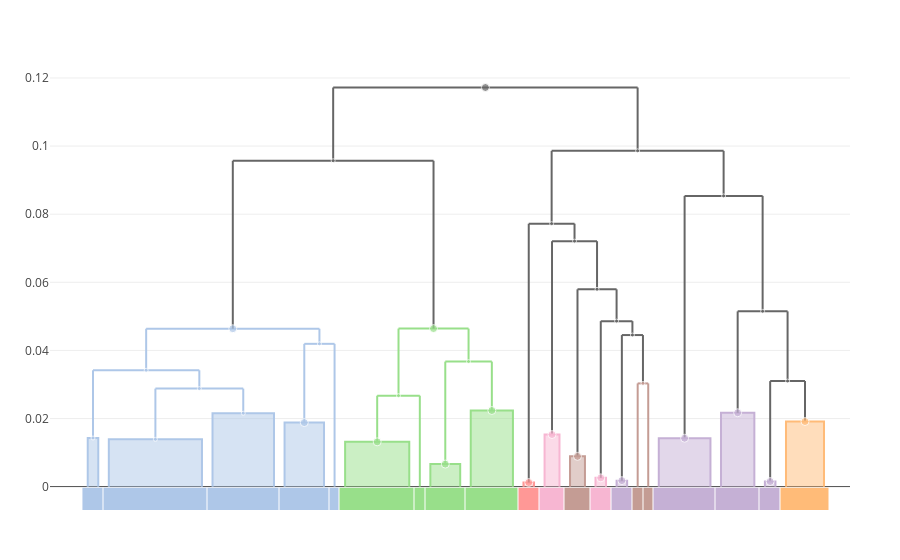

Notebook code cell kept with this figure:
### Code cell
trees["all"] = cluster_annotate(cdata, 1:cdata.ntaxa)
plot(dendrogram(cdata, trees["all"]))

### Figure 1 — Plotly figure (JSON) as saved in the notebook; plotly's stock layout.template omitted (floating-point values rounded to 4 significant figures)
{"data": [{"fill": "toself", "hoverinfo": "skip", "line": {"color": "#AEC7E8"}, "mode": "lines", "showlegend": false, "type": "scatter", "x": [12.83, 12.83, 18.66, 18.66], "y": [0, 0.02155, 0.02155, 0], "yaxis": "y"}, {"fill": "toself", "hoverinfo": "skip", "line": {"color": "#98DF8A"}, "mode": "lines", "showlegend": false, "type": "scatter", "x": [33.49, 33.49, 36.32, 36.32], "y": [0, 0.006623, 0.006623, 0], "yaxis": "y"}, {"hoverinfo": "skip", "line": {"color": "#AEC7E8"}, "mode": "lines", "showlegend": false, "type": "scatter", "x": [21.53, 24.4, null, 21.53, 21.53, null, 24.4, 24.4, null], "y": [0.04193, 0.04193, null, 0.04193, 0.01881, null, 0.04193, 0, null], "yaxis": "y"}, {"fill": "toself", "hoverinfo": "skip", "line": {"color": "#F7B6D2"}, "mode": "lines", "showlegend": false, "type": "scatter", "x": [49.14, 49.14, 50.14, 50.14], "y": [0, 0.002577, 0.002577, 0], "yaxis": "y"}, {"hoverinfo": "skip", "line": {"color": "#98DF8A"}, "mode": "lines", "showlegend": false, "type": "scatter", "x": [28.45, 32.49, null, 28.45, 28.45, null, 32.49, 32.49, null], "y": [0.02671, 0.02671, null, 0.02671, 0.01315, null, 0.02671, 0, null], "yaxis": "y"}, {"hoverinfo": "skip", "line": {"color": "#666666"}, "mode": "lines", "showlegend": false, "type": "scatter", "x": [45.02, 49.29, null, 45.02, 45.02, null, 49.29, 49.29, null], "y": [0.07207, 0.07207, null, 0.07207, 0.0153, null, 0.07207, 0.05794, null], "yaxis": "y"}, {"hoverinfo": "skip", "line": {"color": "#666666"}, "mode": "lines", "showlegend": false, "type": "scatter", "x": [47.44, 51.14, null, 47.44, 47.44, null, 51.14, 51.14, null], "y": [0.05794, 0.05794, null, 0.05794, 0.008888, null, 0.05794, 0.0486, null], "yaxis": "y"}, {"fill": "toself", "hoverinfo": "skip", "line": {"color": "#C5B0D5"}, "mode": "lines", "showlegend": false, "type": "scatter", "x": [61.04, 61.04, 64.21, 64.21], "y": [0, 0.0217, 0.0217, 0], "yaxis": "y"}, {"hoverinfo": "skip", "line": {"color": "#AEC7E8"}, "mode": "lines", "showlegend": false, "type": "scatter", "x": [6.541, 22.97, null, 6.541, 6.541, null, 22.97, 22.97, null], "y": [0.04637, 0.04637, null, 0.04637, 0.03417, null, 0.04637, 0.04193, null], "yaxis": "y"}, {"fill": "toself", "hoverinfo": "skip", "line": {"color": "#AEC7E8"}, "mode": "lines", "showlegend": false, "type": "scatter", "x": [3, 3, 11.83, 11.83], "y": [0, 0.01389, 0.01389, 0], "yaxis": "y"}, {"hoverinfo": "skip", "line": {"color": "#98DF8A"}, "mode": "lines", "showlegend": false, "type": "scatter", "x": [30.47, 37.11, null, 30.47, 30.47, null, 37.11, 37.11, null], "y": [0.04641, 0.04641, null, 0.04641, 0.02671, null, 0.04641, 0.03672, null], "yaxis": "y"}, {"fill": "toself", "hoverinfo": "skip", "line": {"color": "#FF9896"}, "mode": "lines", "showlegend": false, "type": "scatter", "x": [42.32, 42.32, 43.32, 43.32], "y": [0, 0.001215, 0.001215, 0], "yaxis": "y"}, {"hoverinfo": "skip", "line": {"color": "#666666"}, "mode": "lines", "showlegend": false, "type": "scatter", "x": [57.59, 64.99, null, 57.59, 57.59, null, 64.99, 64.99, null], "y": [0.08537, 0.08537, null, 0.08537, 0.01421, null, 0.08537, 0.05147, null], "yaxis": "y"}, {"hoverinfo": "skip", "line": {"color": "#98DF8A"}, "mode": "lines", "showlegend": false, "type": "scatter", "x": [34.9, 39.32, null, 34.9, 34.9, null, 39.32, 39.32, null], "y": [0.03672, 0.03672, null, 0.03672, 0.006623, null, 0.03672, 0.02235, null], "yaxis": "y"}, {"fill": "toself", "hoverinfo": "skip", "line": {"color": "#C5B0D5"}, "mode": "lines", "showlegend": false, "type": "scatter", "x": [51.14, 51.14, 52.14, 52.14], "y": [0, 0.001762, 0.001762, 0], "yaxis": "y"}, {"hoverinfo": "skip", "line": {"color": "#666666"}, "mode": "lines", "showlegend": false, "type": "scatter", "x": [65.71, 69.01, null, 65.71, 65.71, null, 69.01, 69.01, null], "y": [0.03098, 0.03098, null, 0.03098, 0.001505, null, 0.03098, 0.01913, null], "yaxis": "y"}, {"fill": "toself", "hoverinfo": "skip", "line": {"color": "#C5B0D5"}, "mode": "lines", "showlegend": false, "type": "scatter", "x": [65.21, 65.21, 66.21, 66.21], "y": [0, 0.001505, 0.001505, 0], "yaxis": "y"}, {"fill": "toself", "hoverinfo": "skip", "line": {"color": "#AEC7E8"}, "mode": "lines", "showlegend": false, "type": "scatter", "x": [1, 1, 2, 2], "y": [0, 0.01427, 0.01427, 0], "yaxis": "y"}, {"hoverinfo": "skip", "line": {"color": "#666666"}, "mode": "lines", "showlegend": false, "type": "scatter", "x": [62.62, 67.36, null, 62.62, 62.62, null, 67.36, 67.36, null], "y": [0.05147, 0.05147, null, 0.05147, 0.0217, null, 0.05147, 0.03098, null], "yaxis": "y"}, {"hoverinfo": "skip", "line": {"color": "#AEC7E8"}, "mode": "lines", "showlegend": false, "type": "scatter", "x": [1.5, 11.58, null, 1.5, 1.5, null, 11.58, 11.58, null], "y": [0.03417, 0.03417, null, 0.03417, 0.01427, null, 0.03417, 0.02878, null], "yaxis": "y"}, {"fill": "toself", "hoverinfo": "skip", "line": {"color": "#FFBB78"}, "mode": "lines", "showlegend": false, "type": "scatter", "x": [67.21, 67.21, 70.81, 70.81], "y": [0, 0.01913, 0.01913, 0], "yaxis": "y"}, {"fill": "toself", "hoverinfo": "skip", "line": {"color": "#F7B6D2"}, "mode": "lines", "showlegend": false, "type": "scatter", "x": [44.32, 44.32, 45.73, 45.73], "y": [0, 0.0153, 0.0153, 0], "yaxis": "y"}, {"hoverinfo": "skip", "line": {"color": "#666666"}, "mode": "lines", "showlegend": false, "type": "scatter", "x": [51.64, 53.64, null, 51.64, 51.64, null, 53.64, 53.64, null], "y": [0.04451, 0.04451, null, 0.04451, 0.001762, null, 0.04451, 0.03031, null], "yaxis": "y"}, {"hoverinfo": "skip", "line": {"color": "#666666"}, "mode": "lines", "showlegend": false, "type": "scatter", "x": [44.99, 61.29, null, 44.99, 44.99, null, 61.29, 61.29, null], "y": [0.0986, 0.0986, null, 0.0986, 0.07722, null, 0.0986, 0.08537, null], "yaxis": "y"}, {"fill": "toself", "hoverinfo": "skip", "line": {"color": "#AEC7E8"}, "mode": "lines", "showlegend": false, "type": "scatter", "x": [19.66, 19.66, 23.4, 23.4], "y": [0, 0.01881, 0.01881, 0], "yaxis": "y"}, {"fill": "toself", "hoverinfo": "skip", "line": {"color": "#98DF8A"}, "mode": "lines", "showlegend": false, "type": "scatter", "x": [37.32, 37.32, 41.32, 41.32], "y": [0, 0.02235, 0.02235, 0], "yaxis": "y"}, {"hoverinfo": "skip", "line": {"color": "#666666"}, "mode": "lines", "showlegend": false, "type": "scatter", "x": [49.64, 52.64, null, 49.64, 49.64, null, 52.64, 52.64, null], "y": [0.0486, 0.0486, null, 0.0486, 0.002577, null, 0.0486, 0.04451, null], "yaxis": "y"}, {"hoverinfo": "skip", "line": {"color": "#C49C94"}, "mode": "lines", "showlegend": false, "type": "scatter", "x": [53.14, 54.14, null, 53.14, 53.14, null, 54.14, 54.14, null], "y": [0.03031, 0.03031, null, 0.03031, 0, null, 0.03031, 0, null], "yaxis": "y"}, {"fill": "toself", "hoverinfo": "skip", "line": {"color": "#98DF8A"}, "mode": "lines", "showlegend": false, "type": "scatter", "x": [25.4, 25.4, 31.49, 31.49], "y": [0, 0.01315, 0.01315, 0], "yaxis": "y"}, {"hoverinfo": "skip", "line": {"color": "#666666"}, "mode": "lines", "showlegend": false, "type": "scatter", "x": [42.82, 47.16, null, 42.82, 42.82, null, 47.16, 47.16, null], "y": [0.07722, 0.07722, null, 0.07722, 0.001215, null, 0.07722, 0.07207, null], "yaxis": "y"}, {"fill": "toself", "hoverinfo": "skip", "line": {"color": "#C5B0D5"}, "mode": "lines", "showlegend": false, "type": "scatter", "x": [55.14, 55.14, 60.04, 60.04], "y": [0, 0.01421, 0.01421, 0], "yaxis": "y"}, {"fill": "toself", "hoverinfo": "skip", "line": {"color": "#C49C94"}, "mode": "lines", "showlegend": false, "type": "scatter", "x": [46.73, 46.73, 48.14, 48.14], "y": [0, 0.008888, 0.008888, 0], "yaxis": "y"}, {"hoverinfo": "skip", "line": {"color": "#AEC7E8"}, "mode": "lines", "showlegend": false, "type": "scatter", "x": [7.416, 15.75, null, 7.416, 7.416, null, 15.75, 15.75, null], "y": [0.02878, 0.02878, null, 0.02878, 0.01389, null, 0.02878, 0.02155, null], "yaxis": "y"}, {"hoverinfo": "skip", "line": {"color": "#666666"}, "mode": "lines", "showlegend": false, "type": "scatter", "x": [24.27, 53.14, null, 24.27, 24.27, null, 53.14, 53.14, null], "y": [0.1172, 0.1172, null, 0.1172, 0.0957, null, 0.1172, 0.0986, null], "yaxis": "y"}, {"hoverinfo": "skip", "line": {"color": "#666666"}, "mode": "lines", "showlegend": false, "type": "scatter", "x": [14.75, 33.79, null, 14.75, 14.75, null, 33.79, 33.79, null], "y": [0.0957, 0.0957, null, 0.0957, 0.04637, null, 0.0957, 0.04641, null], "yaxis": "y"}, {"customdata": [[504, 35, "abortus"], [474, 9, "melitensis"], [513, 16, "abortus"], [411, 2, "ceti"], [507, 39, "melitensis"], [520, 12, "(mixed)"], [519, 9, "(mixed)"], [505, 11, "suis"], [515, 132, "abortus"], [497, 79, "abortus"], [516, 65, "melitensis"], [348, 2, "neotomae"], [512, 26, "melitensis"], [384, 2, "suis"], [522, 52, "(mixed)"], [510, 16, "(mixed)"], [499, 2, "abortus"], [518, 27, "(mixed)"], [376, 2, "suis"], [511, 116, "abortus"], [503, 14, "canis"], [500, 3, "ceti"], [514, 4, "(mixed)"], [524, 66, "(mixed)"], [502, 15, "abortus"], [506, 17, "melitensis"], [517, 6, "(mixed)"], [509, 2, "pinnipedialis"], [496, 38, "melitensis"], [521, 14, "(mixed)"], [498, 25, "suis"], [483, 3, "pinnipedialis"], [508, 114, "abortus"], [525, 263, "(mixed)"], [523, 197, "(mixed)"]], "hovertemplate": "ID: %{customdata[0]}<br>\nHeight: %{y:.3f}<br>\nGenome count: %{customdata[1]}\n<br>\n%{customdata[2]}\n<extra></extra>", "marker": {"color": ["#AEC7E8", "#98DF8A", "#AEC7E8", "#F7B6D2", "#98DF8A", "#666666", "#666666", "#C5B0D5", "#AEC7E8", "#AEC7E8", "#98DF8A", "#FF9896", "#98DF8A", "#C5B0D5", "#666666", "#666666", "#AEC7E8", "#666666", "#C5B0D5", "#AEC7E8", "#FFBB78", "#F7B6D2", "#666666", "#666666", "#AEC7E8", "#98DF8A", "#666666", "#C49C94", "#98DF8A", "#666666", "#C5B0D5", "#C49C94", "#AEC7E8", "#666666", "#666666"], "size": [4, 8, 4, 8, 4, 4, 4, 8, 8, 4, 8, 8, 4, 8, 4, 4, 4, 4, 8, 4, 8, 8, 4, 4, 8, 8, 4, 4, 8, 4, 8, 8, 4, 8, 4]}, "mode": "markers", "showlegend": false, "type": "scatter", "x": [15.75, 34.9, 22.97, 49.64, 30.47, 47.16, 49.29, 62.62, 14.75, 7.416, 33.79, 42.82, 37.11, 51.64, 61.29, 67.36, 1.5, 64.99, 65.71, 6.541, 69.01, 45.02, 52.64, 53.14, 21.53, 39.32, 51.14, 53.64, 28.45, 44.99, 57.59, 47.44, 11.58, 38.71, 24.27], "y": [0.02155, 0.006623, 0.04193, 0.002577, 0.02671, 0.07207, 0.05794, 0.0217, 0.04637, 0.01389, 0.04641, 0.001215, 0.03672, 0.001762, 0.08537, 0.03098, 0.01427, 0.05147, 0.001505, 0.03417, 0.01913, 0.0153, 0.04451, 0.0986, 0.01881, 0.02235, 0.0486, 0.03031, 0.01315, 0.07722, 0.01421, 0.008888, 0.02878, 0.1172, 0.0957], "yaxis": "y"}, {"colorscale": [[0, "#666666"], [0.1, "#AEC7E8"], [0.2, "#FFBB78"], [0.3, "#98DF8A"], [0.4, "#FF9896"], [0.5, "#C5B0D5"], [0.6, "#C49C94"], [0.7, "#F7B6D2"], [0.8, "#C7C7C7"], [0.9, "#DBDB8D"], [1, "#9EDAE5"]], "customdata": [[["ID 499", "abortus"], ["ID 497", "abortus"], ["ID 504", "abortus"], ["ID 502", "abortus"], ["Genome 73", "abortus"], ["ID 496", "melitensis"], ["Genome 171", "melitensis"], ["ID 474", "melitensis"], ["ID 506", "melitensis"], ["ID 348", "neotomae"], ["ID 500", "ceti"], ["ID 483", "pinnipedialis"], ["ID 411", "ceti"], ["ID 384", "suis"], ["Genome 254", "pinnipedialis"], ["Genome 258", "pinnipedialis"], ["ID 498", "suis"], ["ID 505", "suis"], ["ID 376", "suis"], ["ID 503", "canis"]]], "hovertemplate": "%{customdata[0]} <br>\n%{customdata[1]}\n<extra></extra>\n", "showscale": false, "type": "heatmap", "x": [0.5, 2.5, 12.33, 19.16, 23.9, 24.9, 31.99, 32.99, 36.82, 41.82, 43.82, 46.23, 48.64, 50.64, 52.64, 53.64, 54.64, 60.54, 64.71, 66.71, 71.31], "xgap": 1, "yaxis": "y2", "z": [[1, 1, 1, 1, 1, 3, 3, 3, 3, 4, 7, 6, 7, 5, 6, 6, 5, 5, 5, 2]], "zmax": 10, "zmin": 0}], "layout": {"autosize": true, "hovermode": "closest", "margin": {"b": 50, "l": 50, "r": 50, "t": 60}, "xaxis": {"autorange": true, "range": [-2.461, 73.09], "type": "linear", "visible": false}, "yaxis": {"autorange": true, "range": [-0.007118, 0.1255], "type": "linear"}, "yaxis2": {"autorange": true, "domain": [0, 0.05], "fixedrange": true, "range": [-0.5, 0.5], "visible": false}}}
